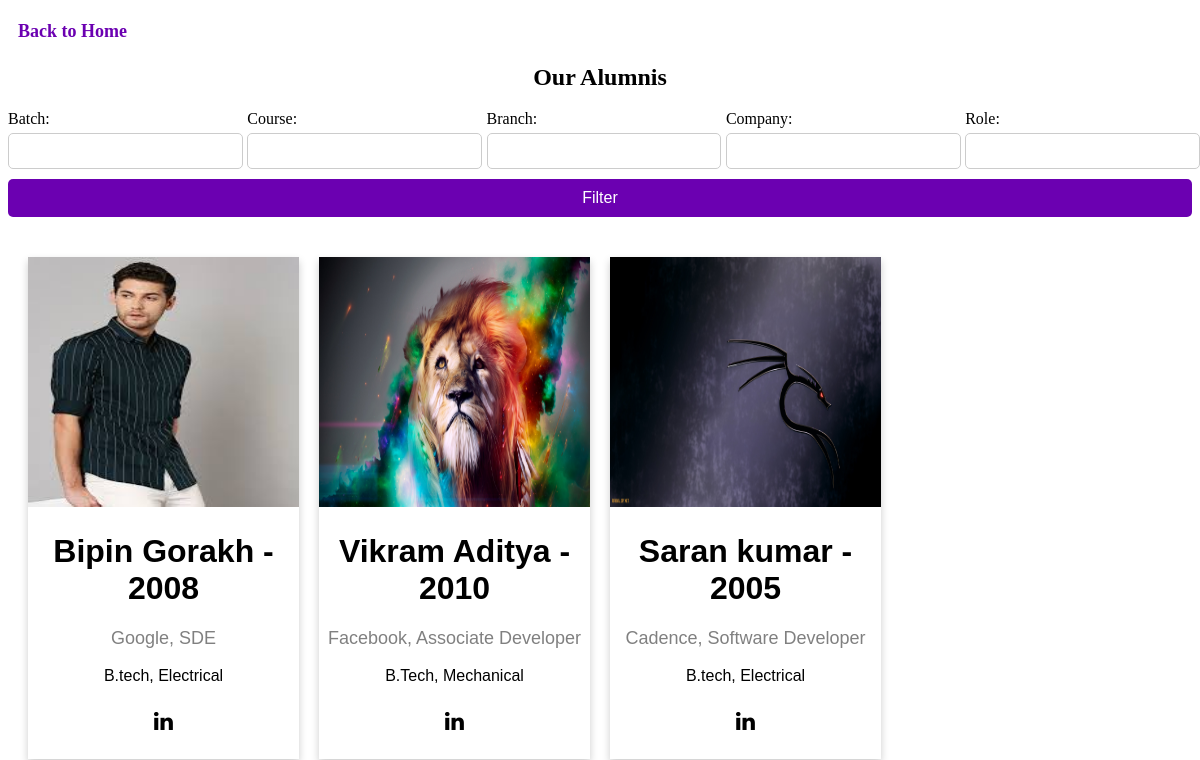
The page /alumni/ on the database its author committed.
### post/models.py (models this page shows, shortened)
class Alumni(models.Model):
    Name = models.CharField(max_length=100)
    image = models.ImageField(upload_to="profile_pciture", null=True, blank=True, default="no.jpg")
    Batch = models.CharField(max_length=10)
    Course = models.CharField(max_length=10)
    Branch = models.CharField(max_length=10)
    Company = models.CharField(max_length=100, null=True, blank=True)
    Role = models.CharField(max_length=100, null=True, blank=True)
    linkedin = models.CharField(max_length=100, null=True, blank=True)

### post/views.py (the view)
# urls.py: path('alumni/', alumni, name='alumni'),
def alumni(request):
    alumni = Alumni.objects.all()
    filtered_alumni = None
    if request.method == 'POST':
        form = AlumniFilterForm(request.POST)
        if form.is_valid():
            batch = form.cleaned_data.get('batch')
            course = form.cleaned_data.get('course')
            branch = form.cleaned_data.get('branch')
            company = form.cleaned_data.get('company')
            role = form.cleaned_data.get('role')
            filtered_alumni = Alumni.objects.filter(
                Batch__icontains=batch,
                Course__icontains=course,
                Branch__icontains=branch,
                Company__icontains=company,
                Role__icontains=role
            )
    else:
        form = AlumniFilterForm()
    return render(request, 'alumni.html', {'alumni': alumni, 'form': form, 'filtered_alumni': filtered_alumni})

### post/forms.py
class AlumniFilterForm(forms.Form):
    batch = forms.CharField(required=False)
    course = forms.CharField(required=False)
    branch = forms.CharField(required=False)
    company = forms.CharField(required=False)
    role = forms.CharField(required=False)

### templates/alumni.html (shortened to what this page needs)
<!DOCTYPE html>
<html>
<head>
<link rel="stylesheet" href="https://cdnjs.cloudflare.com/ajax/libs/font-awesome/4.7.0/css/font-awesome.min.css">
</head>
<body>
  <h4 style="margin-left:10px; color:#6b00b1 !important;"><a style="text-decoration:none; font-size:18px; color:#6b00b1 !important;" href="/index">Back to Home</a></h4>
<h2 style="text-align:center">Our Alumnis</h2>
<form method="post" class="filter-form">
  <div class="form-group">
    <label for="id_batch">Batch:</label>
    {{ form.batch }}
  </div>
  <div class="form-group">
    <label for="id_course">Course:</label>
    {{ form.course }}
  </div>
  <div class="form-group">
    <label for="id_branch">Branch:</label>
    {{ form.branch }}
  </div>
  <div class="form-group">
    <label for="id_company">Company:</label>
    {{ form.company }}
  </div>
  <div class="form-group">
    <label for="id_role">Role:</label>
    {{ form.role }}
  </div>
  <button type="submit">Filter</button>
</form>
<div class="cards-container">
  {% if filtered_alumni %}
    {% for a in filtered_alumni %}
    <div class="card">
      <img src="{{a.image.url}}" alt="John" style="width:100%; height:250px;">
      <h1>{{a.Name}} - {{a.Batch}}</h1>
      <p class="title">{{a.Company}}, {{a.Role}}</p>
      <p>{{a.Course}}, {{a.Branch}}</p>
      <div style="margin: 24px 0;">
        <a href="{{a.linkedin}}"><i class="fa fa-linkedin"></i></a>
      </div>
    </div>
    {% endfor %}
  {% else %}
    {% for a in alumni %}
    <div class="card">
      <img src="{{a.image.url}}" alt="John" style="width:100%; height:250px;">
      <h1>{{a.Name}} - {{a.Batch}}</h1>
      <p class="title">{{a.Company}}, {{a.Role}}</p>
      <p>{{a.Course}}, {{a.Branch}}</p>
      <div style="margin: 24px 0;">
        <a href="{{a.linkedin}}"><i class="fa fa-linkedin"></i></a>
      </div>
    </div>
    {% endfor %}
  {% endif %}
</div>
</body>
</html>

### templates/alumni.html (style rules this page uses)
.cards-container { display: grid; grid-template-columns: repeat(4, 1fr); gap: 20px; padding: 20px; }
.card { box-shadow: 0 4px 8px 0 rgba(0, 0, 0, 0.2); max-width: 300px; text-align: center; font-family: arial; margin: auto; }
.title { color: grey; font-size: 18px; }
button { border: none; outline: 0; display: inline-block; padding: 8px; color: white; background-color: #000; text-align: center; cursor: pointer; width: 100%; font-size: 18px; }
a { text-decoration: none; font-size: 22px; color: black; }
.filter-form { display: flex; flex-wrap: wrap; justify-content: space-between; margin-bottom: 20px; }
.form-group { flex: 0 0 calc(20% - 10px); }
.form-group label { display: block; margin-bottom: 5px; }
.form-group select, .form-group input[type="text"] { width: calc(100% - 10px); padding: 8px; margin-bottom: 10px; font-size: 16px; border: 1px solid #ccc; border-radius: 5px; }
button[type="submit"] { padding: 10px 20px; font-size: 16px; background-color: #6b00b1; color: white; border: none; border-radius: 5px; cursor: pointer; }

### rows shown on the page
Alumni: image (picture), Name "Bipin Gorakh", Batch "2008", Company "Google", Role "SDE", Course "B.tech", Branch "Electrical"
Alumni: image (picture), Name "Vikram Aditya", Batch "2010", Company "Facebook", Role "Associate Developer", Course "B.Tech", Branch "Mechanical"
Alumni: image (picture), Name "Saran kumar", Batch "2005", Company "Cadence", Role "Software Developer", Course "B.tech", Branch "Electrical"
